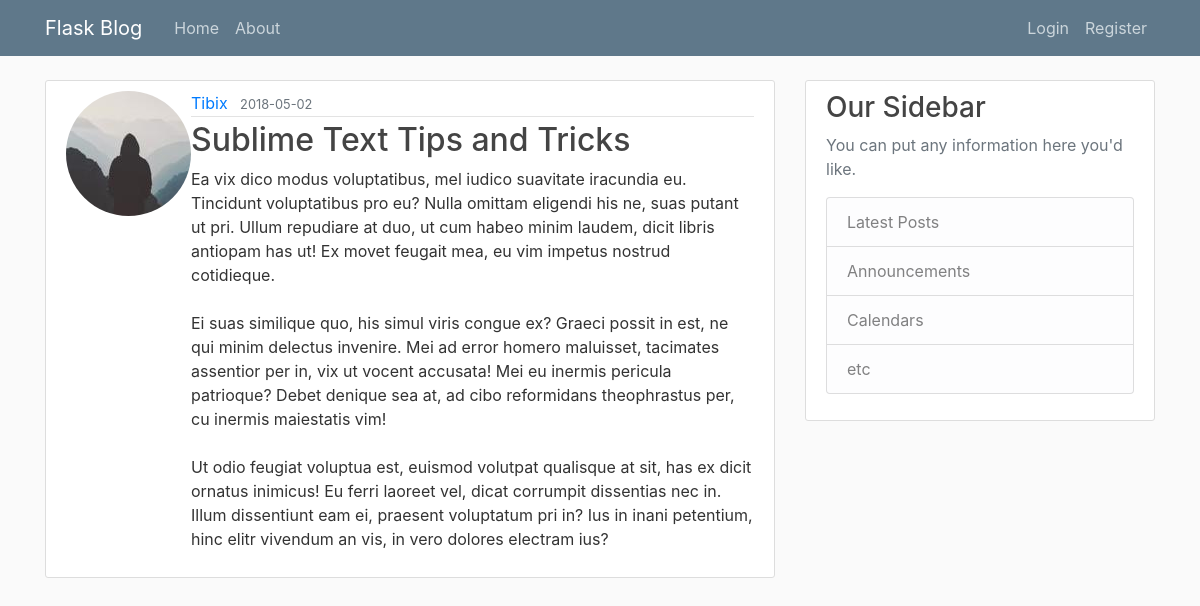
/post/6, run on the app's committed database.
### flaskblog/models.py (models this page shows, shortened)
class User(db.Model, UserMixin):
    id = db.Column(db.Integer, primary_key=True)
    username = db.Column(db.String(20), unique=True, nullable=False)
    email = db.Column(db.String(120), unique=True, nullable=False)
    image_file = db.Column(db.String(20), nullable=False, default='default.jpg')
    password = db.Column(db.String(60),nullable=False)
    posts = db.relationship('Post', backref='author', lazy=True)

class Post(db.Model):
    id = db.Column(db.Integer, primary_key=True)
    title = db.Column(db.String(100), nullable=False)
    date_posted = db.Column(db.DateTime, nullable=False, default=datetime.utcnow)
    content = db.Column(db.Text, nullable=False)
    user_id = db.Column(db.Integer, db.ForeignKey('user.id'), nullable=False)

### flaskblog/routes.py (the view)
@app.route('/post/<int:post_id>', methods=['GET', 'POST'])
def post(post_id):
    post = Post.query.get_or_404(post_id)
    return render_template('post.html', title='post.title', post=post)

### flaskblog/templates/post.html (shortened to what this page needs)
{% extends "layout.html" %}
{% block content %}
    <article class="media content-section">
        <img class="rounded-circle article-image" src=" {{ url_for('static', filename='profile_pics/' + post.author.image_file) }}">
        <div class="media-body">
            <div class="article-metadata">
                <a class="mr-2" href="{{ url_for('user_posts', username=post.author.username) }}">{{ post.author.username }}</a>
                <small class="text-muted">{{ post.date_posted.strftime('%Y-%m-%d') }}</small>
            </div>
            <h2 class="article-title">{{ post.title }}</h2>
            <p class="article-content">{{ post.content }}</p>
        </div>
    </article>
{% endblock content %}

### flaskblog/static/main.css (style rules this page uses)
body { background: #fafafa; color: #333333; margin-top: 5rem; }
h1, h2, h3, h4, h5, h6 { color: #444444; }
.content-section { background: #ffffff; padding: 10px 20px; border: 1px solid #dddddd; border-radius: 3px; margin-bottom: 20px; }
.article-title { color: #444444; }
.article-content { white-space: pre-line; }
.article-metadata { padding-bottom: 1px; margin-bottom: 4px; border-bottom: 1px solid #e3e3e3 }

### data on the page
User: image_file (picture), author.username "Tibix"
Post: date_posted "2018-05-02", title "Sublime Text Tips and Tricks", content "Ea vix dico modus voluptatibus, mel iudico suavitate iracundia eu. Tincidunt voluptatibus pro eu? Nulla omittam eligendi his ne, suas putant ut pri. Ullum repudiare at duo, ut cum habeo minim laudem, dicit libris antiopam has ut! Ex movet feugait mea, eu vim impetus nostrud cotidieque. Ei suas similique quo, his simul viris congue ex? Graeci possit in est, ne qui minim delectus invenire. Mei ad error homero maluisset, tacimates assentior per in, vix ut vocent accusata! Mei eu inermis pericula patrioque? Debet denique sea at, ad cibo reformidans theophrastus per, cu inermis maiestatis vim! Ut odio feugiat voluptua est, euismod volutpat qualisque at sit, has ex dicit ornatus inimicus! Eu…"
